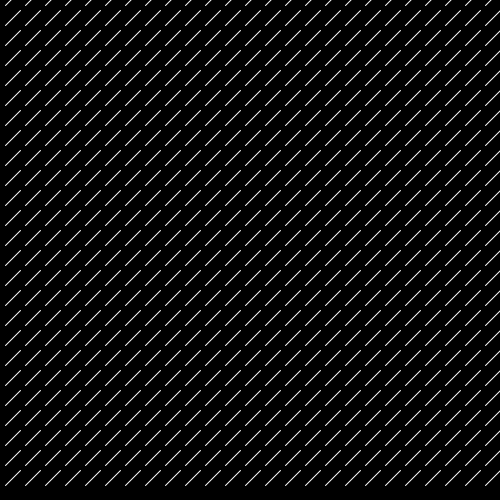
Frame 1 (no input)
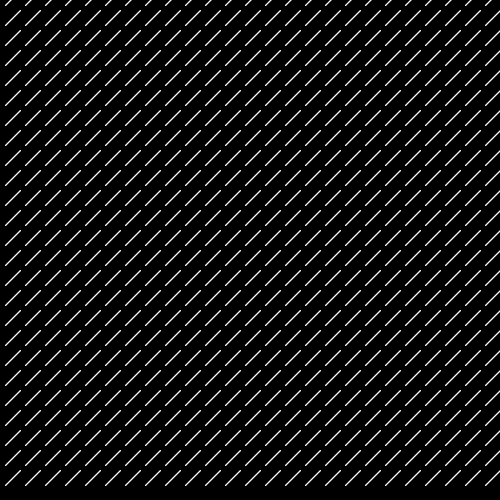
Frame 2 (the mouse pressed at the canvas centre, redrawn once)

The Processing sketch that drew these frames (run headless with seeded random() and noise(); the mouse was pressed at the canvas centre and the sketch redrawn once):

// Processing sketch: processing_81515
// ── processing_81515.pde

void setup ()
{
size(500,500);
background(0);
stroke(255);
noFill();
smooth();
}


void draw()
{  
for (int posX=5;posX < width;posX=posX+20)
{
  for (int posY=5;posY < height; posY=posY+20)
  {

  line(posX,posY,posX+15,posY-15);
  }
}
  noLoop();

} 
